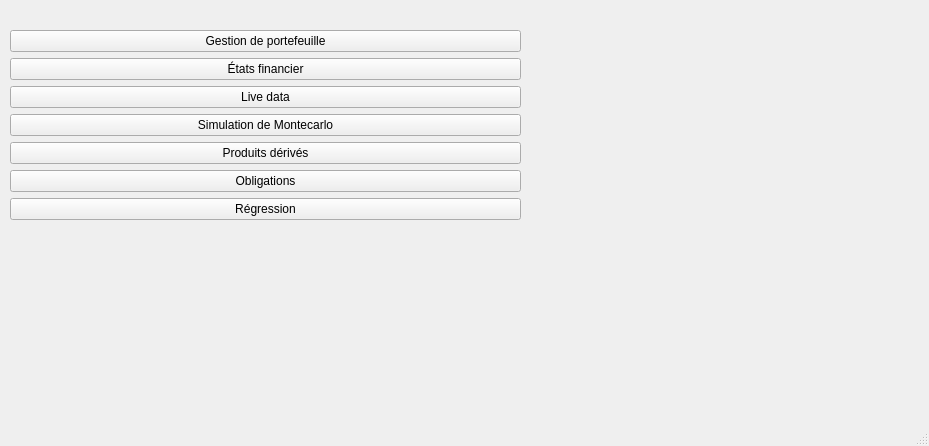
<?xml version="1.0" encoding="UTF-8"?>
<ui version="4.0">
 <class>MainWindow</class>
 <widget class="QMainWindow" name="MainWindow">
  <property name="geometry">
   <rect>
    <x>0</x>
    <y>0</y>
    <width>929</width>
    <height>446</height>
   </rect>
  </property>
  <property name="windowTitle">
   <string>Menu Principal</string>
  </property>
  <widget class="QWidget" name="centralwidget">
   <widget class="QWidget" name="verticalLayoutWidget">
    <property name="geometry">
     <rect>
      <x>10</x>
      <y>30</y>
      <width>511</width>
      <height>231</height>
     </rect>
    </property>
    <layout class="QVBoxLayout" name="verticalLayout">
     <item>
      <widget class="QPushButton" name="pushButton_2">
       <property name="text">
        <string>Gestion de portefeuille</string>
       </property>
      </widget>
     </item>
     <item>
      <widget class="QPushButton" name="pushButton_5">
       <property name="text">
        <string>États financier</string>
       </property>
      </widget>
     </item>
     <item>
      <widget class="QPushButton" name="pushButton_7">
       <property name="text">
        <string>Live data</string>
       </property>
      </widget>
     </item>
     <item>
      <widget class="QPushButton" name="pushButton_6">
       <property name="text">
        <string>Simulation de Montecarlo</string>
       </property>
      </widget>
     </item>
     <item>
      <widget class="QPushButton" name="pushButton_4">
       <property name="text">
        <string>Produits dérivés</string>
       </property>
      </widget>
     </item>
     <item>
      <widget class="QPushButton" name="pushButton_3">
       <property name="text">
        <string>Obligations</string>
       </property>
      </widget>
     </item>
     <item>
      <widget class="QPushButton" name="pushButton">
       <property name="text">
        <string>Régression</string>
       </property>
      </widget>
     </item>
     <item>
      <spacer name="verticalSpacer">
       <property name="orientation">
        <enum>Qt::Vertical</enum>
       </property>
       <property name="sizeHint" stdset="0">
        <size>
         <width>20</width>
         <height>40</height>
        </size>
       </property>
      </spacer>
     </item>
    </layout>
   </widget>
  </widget>
  <widget class="QMenuBar" name="menubar">
   <property name="geometry">
    <rect>
     <x>0</x>
     <y>0</y>
     <width>929</width>
     <height>21</height>
    </rect>
   </property>
  </widget>
  <widget class="QStatusBar" name="statusbar"/>
 </widget>
 <resources/>
 <connections/>
</ui>
